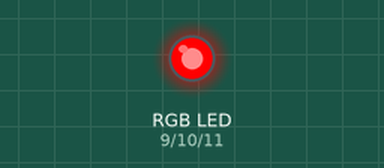
Recording of a sketch running on a simulated Arduino Uno, built with avr-gcc and run on an emulated ATmega328P. Parts: an RGB LED mixed from three pins (HIGH = lit).

Above: at 0.05 s.
At 0.65 s:
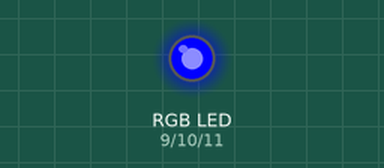
At 1.35 s:
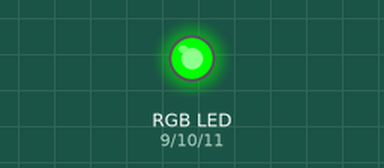
At 2.75 s:
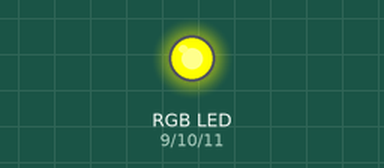
Timing chart, 0 to 3.0 s (numbered marks = the images above):
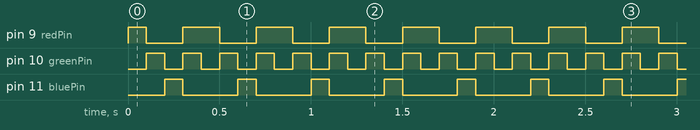

Measured:
- by itself, pin 9 (redPin): repeats every 0.40 s: LOW 0.20 s, HIGH 0.20 s
- by itself, pin 10 (greenPin): alternates HIGH for 0.10 s and LOW for 0.10 s
- by itself, pin 11 (bluePin): alternates HIGH for 0.10 s and LOW for 0.30 s

The sketch:

RGB_led_module.ino
```cpp
int redPin = 9;
int greenPin = 10;
int bluePin = 11;

void setup() {
  pinMode(redPin, OUTPUT);
  pinMode(greenPin, OUTPUT);
  pinMode(bluePin, OUTPUT);
}

void loop() {
  setColor(255, 0, 0); // Red
  delay(100);

  setColor(0, 255, 0); // Green
  delay(100);

  setColor(0, 0, 255); // Blue
  delay(100);

  setColor(255, 255, 0); // Yellow
  delay(100);
}

void setColor(int r, int g, int b) {
  analogWrite(redPin, r);
  analogWrite(greenPin, g);
  analogWrite(bluePin, b);
}
```
